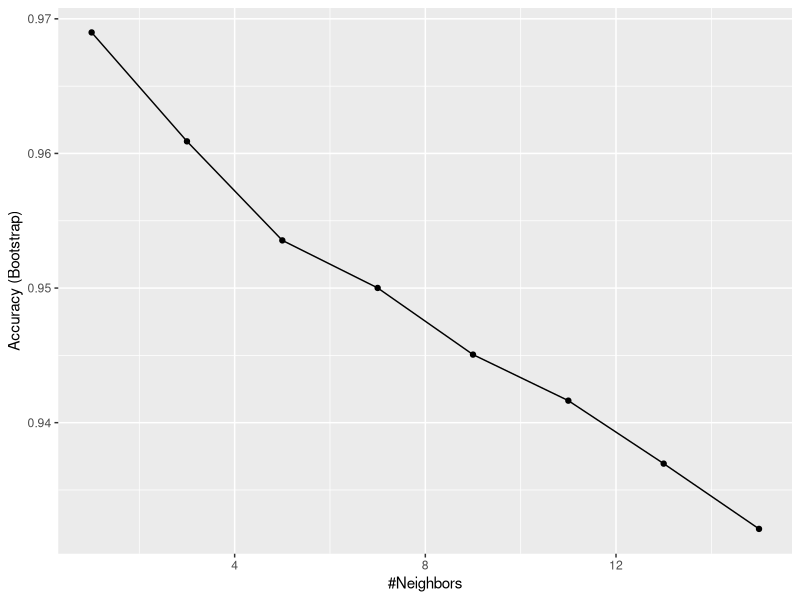
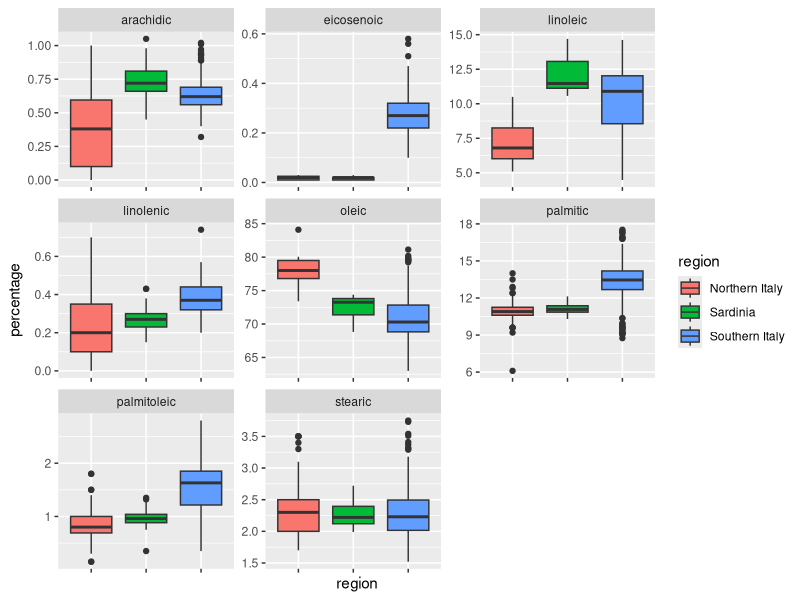
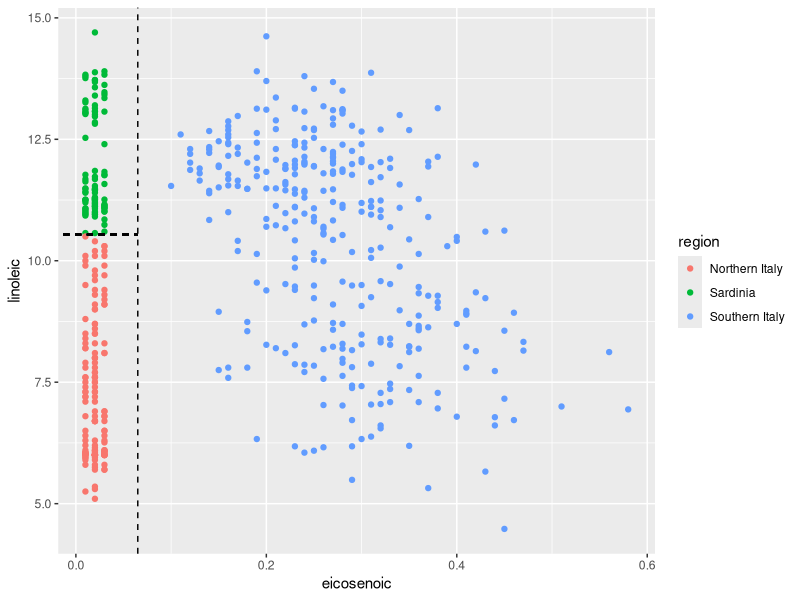
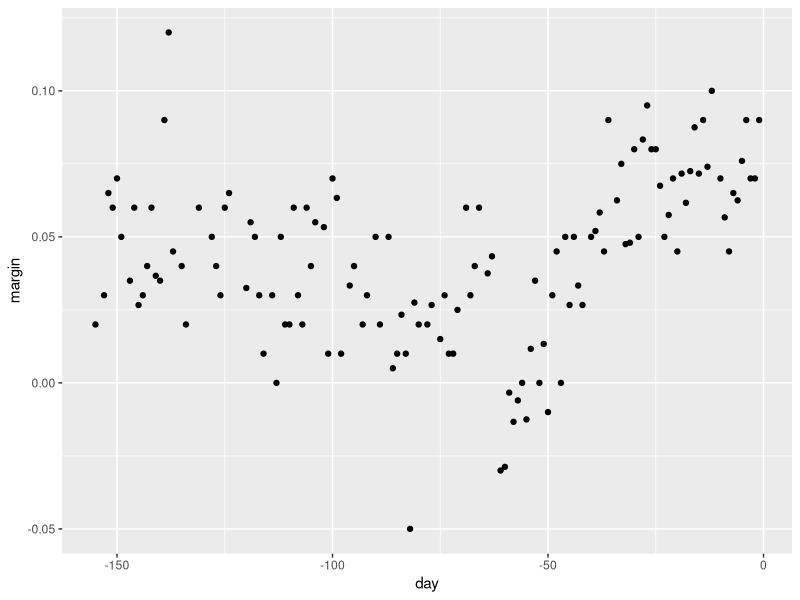
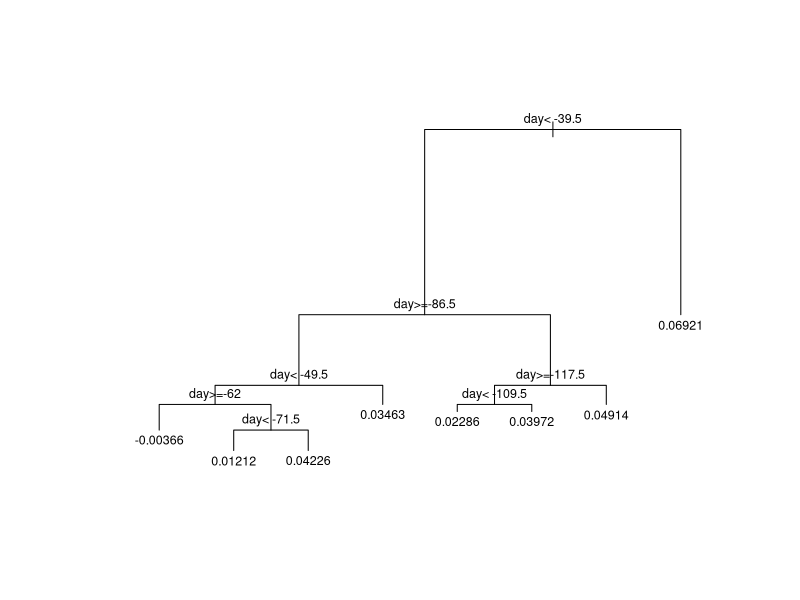
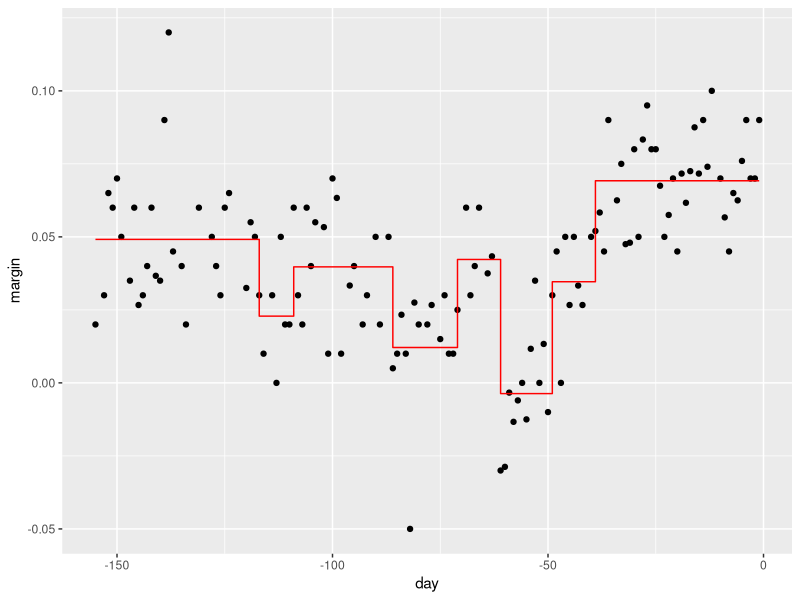
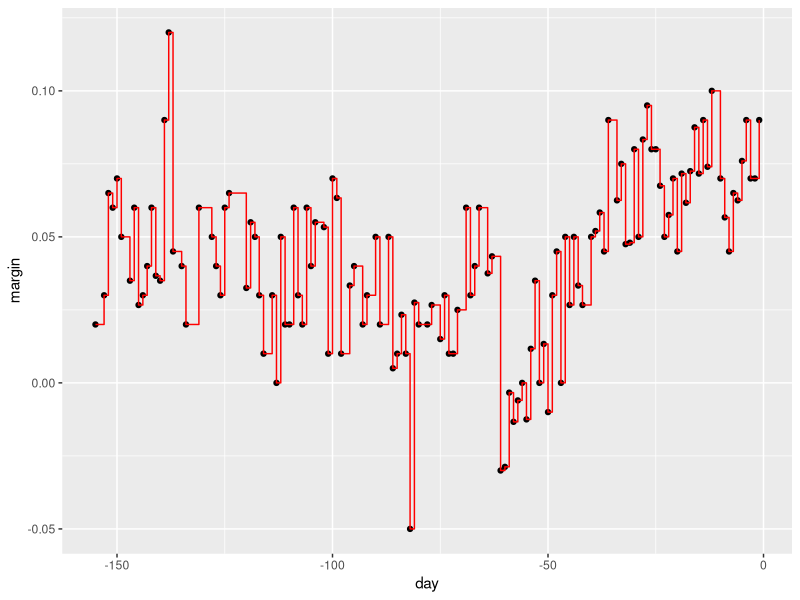
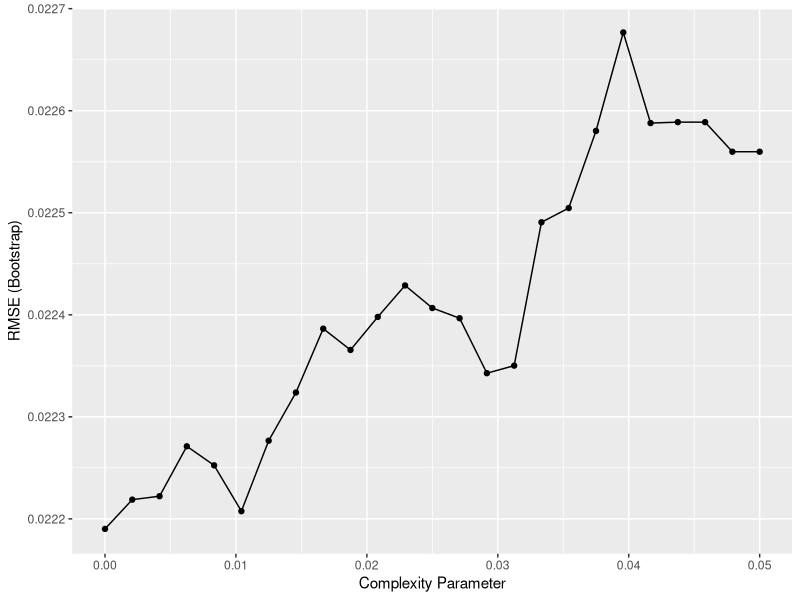

Write R code to recreate these figures, in order. (Note: this script raises an error after producing the figures.)
# Load data
library(tidyverse)
library(dslabs)
library(dplyr)
install.packages("dplyr")
data("olive")
olive %>% as_tibble()
table(olive$region)
olive <- select(olive, -area)

# Predict region using KNN
library(caret)
fit <- train(region ~ .,  method = "knn", 
             tuneGrid = data.frame(k = seq(1, 15, 2)), 
             data = olive)
ggplot(fit)

# Plot distribution of each predictor stratified by region
olive %>% gather(fatty_acid, percentage, -region) %>%
  ggplot(aes(region, percentage, fill = region)) +
  geom_boxplot() +
  facet_wrap(~fatty_acid, scales = "free") +
  theme(axis.text.x = element_blank())

# plot values for eicosenoic and linoleic
p <- olive %>% 
  ggplot(aes(eicosenoic, linoleic, color = region)) + 
  geom_point()
p + geom_vline(xintercept = 0.065, lty = 2) + 
  geom_segment(x = -0.2, y = 10.54, xend = 0.065, yend = 10.54, color = "black", lty = 2)

# load data for regression tree
data("polls_2008")
qplot(day, margin, data = polls_2008)

library(rpart)
fit <- rpart(margin ~ ., data = polls_2008)

# visualize the splits 
plot(fit, margin = 0.1)
text(fit, cex = 0.75)
polls_2008 %>% 
  mutate(y_hat = predict(fit)) %>% 
  ggplot() +
  geom_point(aes(day, margin)) +
  geom_step(aes(day, y_hat), col="red")

# change parameters
fit <- rpart(margin ~ ., data = polls_2008, control = rpart.control(cp = 0, minsplit = 2))
polls_2008 %>% 
  mutate(y_hat = predict(fit)) %>% 
  ggplot() +
  geom_point(aes(day, margin)) +
  geom_step(aes(day, y_hat), col="red")

# use cross validation to choose cp
library(caret)
train_rpart <- train(margin ~ ., method = "rpart", tuneGrid = data.frame(cp = seq(0, 0.05, len = 25)), data = polls_2008)
ggplot(train_rpart)

# access the final model and plot it
plot(train_rpart$finalModel, margin = 0.1)
text(train_rpart$finalModel, cex = 0.75)
polls_2008 %>% 
  mutate(y_hat = predict(train_rpart)) %>% 
  ggplot() +
  geom_point(aes(day, margin)) +
  geom_step(aes(day, y_hat), col="red")

# prune the tree 
pruned_fit <- prune(fit, cp = 0.01)

# fit a classification tree and plot it
train_rpart <- train(y ~ .,
                     method = "rpart",
                     tuneGrid = data.frame(cp = seq(0.0, 0.1, len = 25)),
                     data = mnist_27$train)
plot(train_rpart)

# compute accuracy
confusionMatrix(predict(train_rpart, mnist_27$test), mnist_27$test$y)$overall["Accuracy"]


library(randomForest)
fit <- randomForest(margin~., data = polls_2008) 
plot(fit)

polls_2008 %>%
  mutate(y_hat = predict(fit, newdata = polls_2008)) %>% 
  ggplot() +
  geom_point(aes(day, margin)) +
  geom_line(aes(day, y_hat), col="red")

library(randomForest)
train_rf <- randomForest(y ~ ., data=mnist_27$train)
confusionMatrix(predict(train_rf, mnist_27$test), mnist_27$test$y)$overall["Accuracy"]

# use cross validation to choose parameter
train_rf_2 <- train(y ~ .,
                    method = "Rborist",
                    tuneGrid = data.frame(predFixed = 2, minNode = c(3, 50)),
                    data = mnist_27$train)
confusionMatrix(predict(train_rf_2, mnist_27$test), mnist_27$test$y)$overall["Accuracy"]
